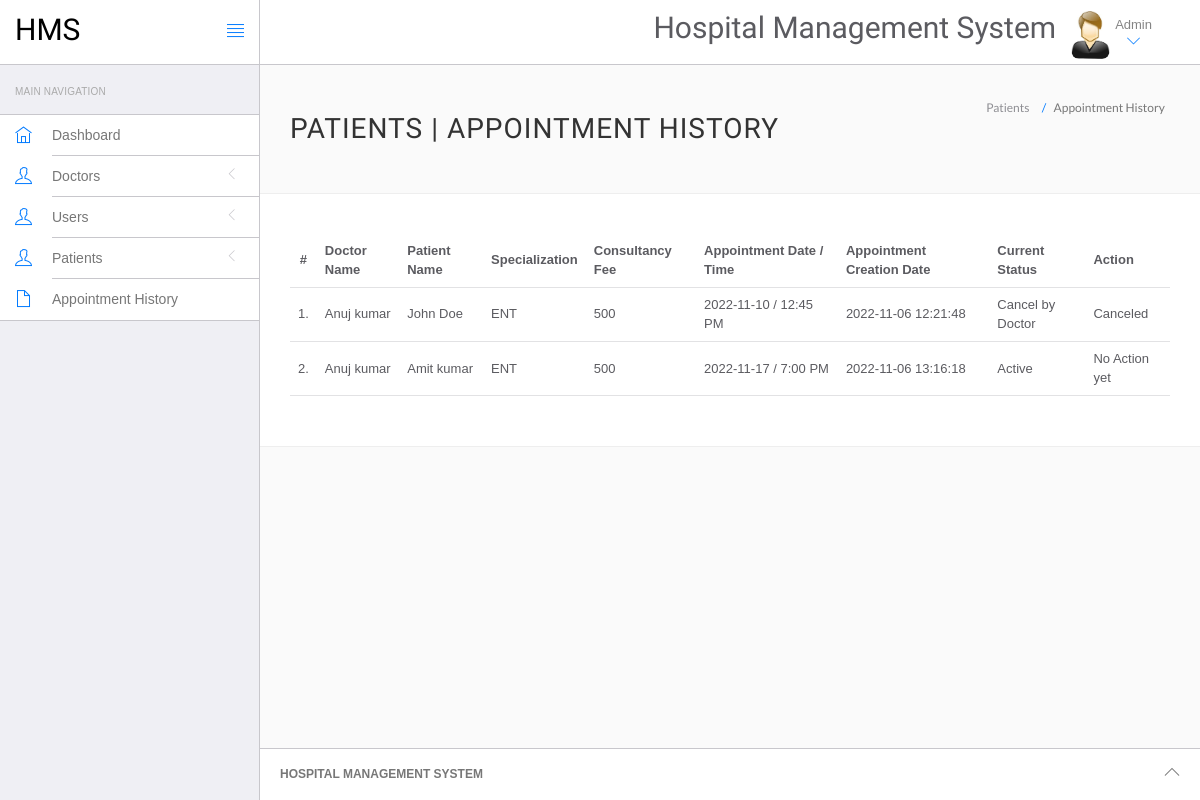
The app's page /hospital/hms/admin/appointment-history.php (signed in) with its own data.
### tables this page shows
CREATE TABLE `appointment` (
  `id` int(11) NOT NULL,
  `doctorSpecialization` varchar(255) DEFAULT NULL,
  `doctorId` int(11) DEFAULT NULL,
  `userId` int(11) DEFAULT NULL,
  `consultancyFees` int(11) DEFAULT NULL,
  `appointmentDate` varchar(255) DEFAULT NULL,
  `appointmentTime` varchar(255) DEFAULT NULL,
  `postingDate` timestamp NULL DEFAULT current_timestamp(),
  `userStatus` int(11) DEFAULT NULL,
  `doctorStatus` int(11) DEFAULT NULL,
  `updationDate` timestamp NULL DEFAULT NULL ON UPDATE current_timestamp()
);

CREATE TABLE `doctors` (
  `id` int(11) NOT NULL,
  `specilization` varchar(255) DEFAULT NULL,
  `doctorName` varchar(255) DEFAULT NULL,
  `address` longtext DEFAULT NULL,
  `docFees` varchar(255) DEFAULT NULL,
  `contactno` bigint(11) DEFAULT NULL,
  `docEmail` varchar(255) DEFAULT NULL,
  `password` varchar(255) DEFAULT NULL,
  `creationDate` timestamp NULL DEFAULT current_timestamp(),
  `updationDate` timestamp NULL DEFAULT NULL ON UPDATE current_timestamp()
);

CREATE TABLE `users` (
  `id` int(11) NOT NULL,
  `fullName` varchar(255) DEFAULT NULL,
  `address` longtext DEFAULT NULL,
  `city` varchar(255) DEFAULT NULL,
  `gender` varchar(255) DEFAULT NULL,
  `email` varchar(255) DEFAULT NULL,
  `password` varchar(255) DEFAULT NULL,
  `regDate` timestamp NULL DEFAULT current_timestamp(),
  `updationDate` timestamp NULL DEFAULT NULL ON UPDATE current_timestamp()
);

### hospital/hms/admin/appointment-history.php (the view, shortened to what this page needs)
<?php
include('include/config.php');
if(strlen($_SESSION['id']==0)) {
 header('location:logout.php');
  } else{
?>
<!DOCTYPE html>
<html lang="en">
	<head>
		<link rel="stylesheet" href="vendor/bootstrap/css/bootstrap.min.css">
		<link rel="stylesheet" href="vendor/fontawesome/css/font-awesome.min.css">
		<link rel="stylesheet" href="vendor/themify-icons/themify-icons.min.css">
		<link href="vendor/animate.css/animate.min.css" rel="stylesheet" media="screen">
		<link href="vendor/perfect-scrollbar/perfect-scrollbar.min.css" rel="stylesheet" media="screen">
		<link href="vendor/switchery/switchery.min.css" rel="stylesheet" media="screen">
		<link href="vendor/bootstrap-touchspin/jquery.bootstrap-touchspin.min.css" rel="stylesheet" media="screen">
		<link href="vendor/select2/select2.min.css" rel="stylesheet" media="screen">
		<link href="vendor/bootstrap-datepicker/bootstrap-datepicker3.standalone.min.css" rel="stylesheet" media="screen">
		<link href="vendor/bootstrap-timepicker/bootstrap-timepicker.min.css" rel="stylesheet" media="screen">
		<link rel="stylesheet" href="assets/css/styles.css">
		<link rel="stylesheet" href="assets/css/plugins.css">
		<link rel="stylesheet" href="assets/css/themes/theme-1.css" id="skin_color" />
	</head>
	<body>
		<div id="app">
<?php include('include/sidebar.php');?>
			<div class="app-content">
					<?php include('include/header.php');?>
				<div class="main-content" >
					<div class="wrap-content container" id="container">
						<section id="page-title">
							<div class="row">
								<div class="col-sm-8">
									<h1 class="mainTitle">Patients  | Appointment History</h1>
																	</div>
								<ol class="breadcrumb">
									<li>
										<span>Patients </span>
									</li>
									<li class="active">
										<span>Appointment History</span>
									</li>
								</ol>
							</div>
						</section>
						<div class="container-fluid container-fullw bg-white">
									<div class="row">
								<div class="col-md-12">
									<table class="table table-hover" id="sample-table-1">
										<thead>
											<tr>
												<th class="center">#</th>
												<th class="hidden-xs">Doctor Name</th>
												<th>Patient Name</th>
												<th>Specialization</th>
												<th>Consultancy Fee</th>
												<th>Appointment Date / Time </th>
												<th>Appointment Creation Date  </th>
												<th>Current Status</th>
												<th>Action</th>
											</tr>
										</thead>
										<tbody>
<?php
$sql=mysqli_query($con,"select doctors.doctorName as docname,users.fullName as pname,appointment.*  from appointment join doctors on doctors.id=appointment.doctorId join users on users.id=appointment.userId ");
$cnt=1;
while($row=mysqli_fetch_array($sql))
{
?>
											<tr>
												<td class="center"><?php echo $cnt;?>.</td>
												<td class="hidden-xs"><?php echo $row['docname'];?></td>
												<td class="hidden-xs"><?php echo $row['pname'];?></td>
												<td><?php echo $row['doctorSpecialization'];?></td>
												<td><?php echo $row['consultancyFees'];?></td>
												<td><?php echo $row['appointmentDate'];?> / <?php echo
												 $row['appointmentTime'];?>
												</td>
												<td><?php echo $row['postingDate'];?></td>
												<td>
<?php if(($row['userStatus']==1) && ($row['doctorStatus']==1))
{
	echo "Active";
}
if(($row['userStatus']==1) && ($row['doctorStatus']==0))
{
	echo "Cancel by Doctor";
}
												?></td>
												<td >
												<div class="visible-md visible-lg hidden-sm hidden-xs">
							<?php if(($row['userStatus']==1) && ($row['doctorStatus']==1))
{
echo "No Action yet";
	 } else {
		echo "Canceled";
		} ?>
												</div>
												</td>
											</tr>
											<?php
$cnt=$cnt+1;
											 }?>
										</tbody>
									</table>
								</div>
							</div>
								</div>
					</div>
				</div>
			</div>
	<?php include('include/footer.php');?>
		</div>
	</body>
</html>
<?php } ?>

### hospital/hms/admin/assets/css/themes/theme-1.css (style rules this page uses)
body { background: #FAFAFA; }

### records on screen
appointment: doctorId.doctorName "Anuj kumar", userId.fullName "John Doe", doctorSpecialization "ENT", consultancyFees "500", appointmentDate "2022-11-10", appointmentTime "12:45 PM", postingDate "2022-11-06 12:21:48", userStatus "Cancel by Doctor"
appointment: doctorId.doctorName "Anuj kumar", userId.fullName "Amit kumar", doctorSpecialization "ENT", consultancyFees "500", appointmentDate "2022-11-17", appointmentTime "7:00 PM", postingDate "2022-11-06 13:16:18", userStatus "Active"
